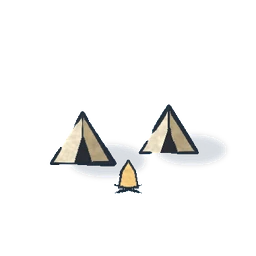
#> input picture src/Map.Rendering/HexArt/camp_0.webp, 256 x 256 px
$ python cutout.py ../../src/Map.Rendering/HexArt/camp_0.webp out.png
#> lines starting #> are read from the running program, lines starting #| are printed output that depends on the picture; after the words box and inside, x2 and y2 are one past the last pixel; in counts of white or black regions, pixels touching at a corner belong together
"""Cut a generated asset out of a flat chroma background (magenta by default) into a trimmed RGBA PNG.

The background colour is estimated from the image border. Alpha comes from how close each pixel is
to that colour; colour is then un-mixed (F = (C - (1 - a) * B) / a), which removes the magenta fringe
that a plain colour key leaves on soft and anti-aliased edges.

Run:  py -3.13 cutout.py <in.jpg|png> <out.png> [--max 1024] [--pad 12]
"""
import argparse
import numpy as np
from PIL import Image
from scipy import ndimage as ndi


def cutout(src, dst, max_edge=1024, pad=12):
#> called with dst = 'out.png', max_edge = 1024, pad = 12
    im = np.asarray(Image.open(src).convert('RGB')).astype(np.float64) / 255
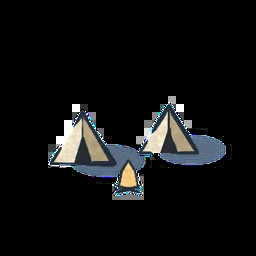
#> im: shape (256, 256, 3) float64; mean R, G, B 0.0607, 0.0636, 0.0645
    h, w, _ = im.shape
#> h = 256; w = 256
    border = np.concatenate([im[:8].reshape(-1, 3), im[-8:].reshape(-1, 3), im[:, :8].reshape(-1, 3), im[:, -8:].reshape(-1, 3)])
    bg = np.median(border, axis=0)
#> bg = [0, 0, 0]
    # "Magenta-ness" relative to the background: min(R, B) - G is high on the key and low on rock or leaves.
    key = np.minimum(im[..., 0], im[..., 2]) - im[..., 1]
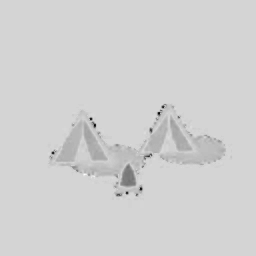
#> key: shape (256, 256) float64; min -0.698, max 0.141, mean -0.00916; drawn with min black and max white
    key_bg = min(bg[0], bg[2]) - bg[1]
#> key_bg = 0
    a = np.clip((key_bg * .78 - key) / (key_bg * .5), 0, 1)
    # Soften the 1-px jagged JPEG edge and drop isolated specks.
    a = ndi.gaussian_filter(a, .6)
    solid = ndi.binary_opening(a > .5, iterations=2)
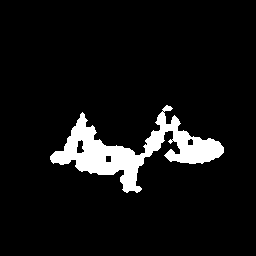
#> solid: shape (256, 256) bool; 7.4% white; 1 white region, box (x1, y1, x2, y2) and area: (50, 105, 224, 193) 4839
    labels, n = ndi.label(solid)
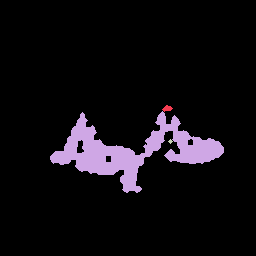
#> labels: shape (256, 256) int32; 4 distinct labels, from 0 to 3; one colour per label, 0 black
#> n = 3
    if n > 1:
        sizes = ndi.sum(solid, labels, range(1, n + 1))
#> sizes = [45, 4781, 13]
        keep = np.isin(labels, 1 + np.flatnonzero(sizes >= sizes.max() * .02))
#> keep: shape (256, 256) bool; 7.3% white; 1 white region, box (x1, y1, x2, y2) and area: (50, 111, 224, 193) 4781
        a *= ndi.binary_dilation(keep, iterations=3)
    a = np.where(a < .02, 0, a)
    fg = np.where(a[..., None] > .05, (im - (1 - a[..., None]) * bg) / np.maximum(a[..., None], .05), 0)
    # Any magenta left in the un-mixed colour is spill: pull R and B down toward G on partial pixels.
    near_edge = ndi.binary_dilation(a < .5, iterations=3)
#> near_edge: shape (256, 256) bool; 1.2% white; 13 white regions, largest, box (x1, y1, x2, y2) and area: (160, 102, 177, 116) 148, (159, 136, 175, 152) 127, (111, 181, 124, 198) 126
    spill = np.clip(np.minimum(fg[..., 0], fg[..., 2]) - fg[..., 1], 0, None) * np.maximum(np.clip((1 - a) * 4, 0, 1), near_edge)
    fg[..., 0] -= spill; fg[..., 2] -= spill
#> after `fg[..., 0] -= spill`: fg: shape (256, 256, 3) float64; 30.71% of the values are NaN or infinite; the others: min 0, max 1.16, mean 0.0557
#> after `fg[..., 2] -= spill`: fg: shape (256, 256, 3) float64; 61.42% of the values are NaN or infinite; the others: min 0, max 1.16, mean 0.1
    # JPEG blends the key into light paint along the silhouette: opaque pixels with a magenta tint.
    # Within a few px of the edge, take their colour from clean neighbours and fade them by the tint.
    fg = np.clip(fg, 0, 1)
#> fg: shape (256, 256, 3) float64; 61.42% of the values are NaN or infinite; the others: min 0, max 1, mean 0.0999
    tint = np.clip(np.minimum(fg[..., 0], fg[..., 2]) - fg[..., 1], 0, None)
#> tint: shape (256, 256) float64; 92.12% of the values are NaN or infinite; the others: min 0, max 0, mean 0
    band = ndi.binary_dilation(a < .5, iterations=5)
#> band: shape (256, 256) bool; 2.3% white; 9 white regions, largest, box (x1, y1, x2, y2) and area: (158, 100, 190, 132) 388, (155, 134, 177, 164) 312, (109, 179, 126, 200) 215
    clean = ((a > .9) & (tint < .02)).astype(np.float64)
#> clean: shape (256, 256) float64; values 0 (black) and 1 (white), 7.6% white; 1 white region, box (x1, y1, x2, y2) and area: (50, 109, 224, 195) 4987
    weight = ndi.uniform_filter(clean, 7)
    mean = np.dstack([ndi.uniform_filter(fg[..., c] * clean, 7) for c in range(3)]) / np.maximum(weight[..., None], 1e-6)
#> mean: shape (256, 256, 3) float64; 66.67% of the values are NaN or infinite; the others: min -6.94e-10, max 1, mean 0.059
    weight = ndi.uniform_filter(clean, 11)
    mean = np.dstack([ndi.uniform_filter(fg[..., c] * clean, 11) for c in range(3)]) / np.maximum(weight[..., None], 1e-6)
#> mean: shape (256, 256, 3) float64; 66.67% of the values are NaN or infinite; the others: min -4.5e-10, max 1, mean 0.0691
    dirty = band & ((tint > .03) | (a < .95))
#> dirty: shape (256, 256) bool; 0.23% white in thin lines or dots, all inside (x1, y1, x2, y2) = (71, 105, 185, 195)
    grey = np.repeat(fg.mean(axis=2, keepdims=True), 3, axis=2)
#> grey: shape (256, 256, 3) float64; 92.12% of the values are NaN or infinite; the others: min 0, max 1, mean 0.49
    fg = np.where((dirty & (weight > .03))[..., None], mean, np.where(dirty[..., None], grey, fg))
#> fg: shape (256, 256, 3) float64; 61.56% of the values are NaN or infinite; the others: min 0, max 1, mean 0.1
    a = np.where(band, a * np.clip(1 - tint / .25, 0, 1), a)
    out = np.dstack([np.clip(fg, 0, 1), a])
#> out: shape (256, 256, 4) float64; 69.2% of the values are NaN or infinite; the others: min 0, max 1, mean 0.156
    img = Image.fromarray((out * 255 + .5).astype(np.uint8), 'RGBA')
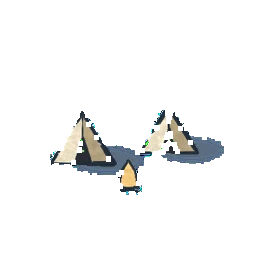
#> img: PIL image 256x256 RGBA; mean R, G, B, A 9.6, 10.2, 9.8, 19.6; transparent parts drawn white
    bb = img.getchannel('A').point(lambda v: 255 if v > 8 else 0).getbbox()
#> bb = (50, 109, 224, 195)
    img = img.crop(bb)
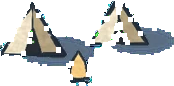
#> img: PIL image 174x86 RGBA; mean R, G, B, A 42, 44.4, 42.8, 85.7; transparent parts drawn white
    scale = min(1.0, max_edge / max(img.size))
#> scale = 1
    if scale < 1:
        img = img.resize((round(img.width * scale), round(img.height * scale)), Image.LANCZOS)
    canvas = Image.new('RGBA', (img.width + 2 * pad, img.height + 2 * pad), (0, 0, 0, 0))
#> canvas: PIL image 198x110 RGBA; every value is 0
    canvas.paste(img, (pad, pad))
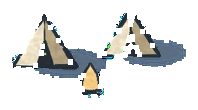
#> canvas: PIL image 198x110 RGBA; mean R, G, B, A 28.9, 30.5, 29.4, 58.9; transparent parts drawn white
    canvas.save(dst)
    return canvas.size, bg


if __name__ == '__main__':
    p = argparse.ArgumentParser()
    p.add_argument('src'); p.add_argument('dst')
    p.add_argument('--max', type=int, default=1024); p.add_argument('--pad', type=int, default=12)
    o = p.parse_args()
    print(cutout(o.src, o.dst, o.max, o.pad))
